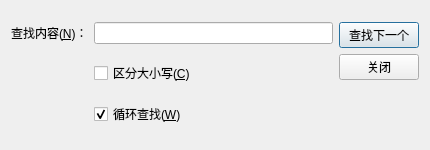
<?xml version="1.0" encoding="UTF-8"?>
<ui version="4.0">
 <class>FindDialog</class>
 <widget class="QDialog" name="FindDialog">
  <property name="geometry">
   <rect>
    <x>0</x>
    <y>0</y>
    <width>430</width>
    <height>150</height>
   </rect>
  </property>
  <property name="windowTitle">
   <string>查找</string>
  </property>
  <layout class="QGridLayout" name="gridLayout">
   <item row="0" column="0">
    <widget class="QLabel" name="label">
     <property name="text">
      <string>查找内容(&amp;N)：</string>
     </property>
     <property name="buddy">
      <cstring>lineEdit</cstring>
     </property>
    </widget>
   </item>
   <item row="0" column="1">
    <widget class="QLineEdit" name="lineEdit"/>
   </item>
   <item row="0" column="2" rowspan="3">
    <layout class="QVBoxLayout" name="verticalLayout">
     <item>
      <widget class="QPushButton" name="btnFindNext">
       <property name="text">
        <string>查找下一个</string>
       </property>
       <property name="default">
        <bool>true</bool>
       </property>
      </widget>
     </item>
     <item>
      <widget class="QPushButton" name="btnClose">
       <property name="text">
        <string>关闭</string>
       </property>
      </widget>
     </item>
     <item>
      <spacer name="verticalSpacer">
       <property name="orientation">
        <enum>Qt::Vertical</enum>
       </property>
       <property name="sizeHint" stdset="0">
        <size>
         <width>20</width>
         <height>40</height>
        </size>
       </property>
      </spacer>
     </item>
    </layout>
   </item>
   <item row="1" column="1">
    <widget class="QCheckBox" name="checkCase">
     <property name="text">
      <string>区分大小写(&amp;C)</string>
     </property>
    </widget>
   </item>
   <item row="2" column="1">
    <widget class="QCheckBox" name="checkLoop">
     <property name="text">
      <string>循环查找(&amp;W)</string>
     </property>
     <property name="checked">
      <bool>true</bool>
     </property>
    </widget>
   </item>
  </layout>
 </widget>
 <resources/>
 <connections/>
</ui>
